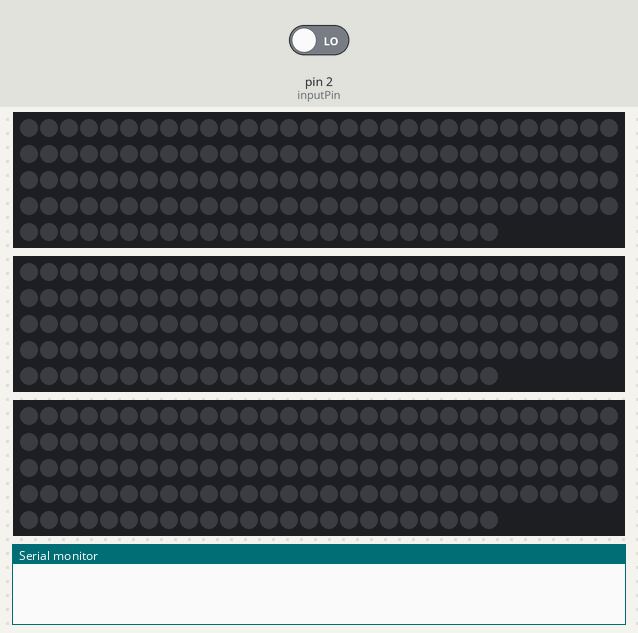
A sketch run on a simulated Arduino Uno, built with avr-gcc and run on an emulated ATmega328P. Parts: 3 × 144 RGB LEDs in strip order, left to right, continuing on the next row, the last lines printed to the serial monitor. The test bench sets the inputs (shaded band); at power-on: pin 2 (inputPin) LOW. Dim RGB values are drawn brighter than linear.

Above: at 1.2 s.
1.3 s: pin 2 (inputPin) driven HIGH
At 1.82 s:
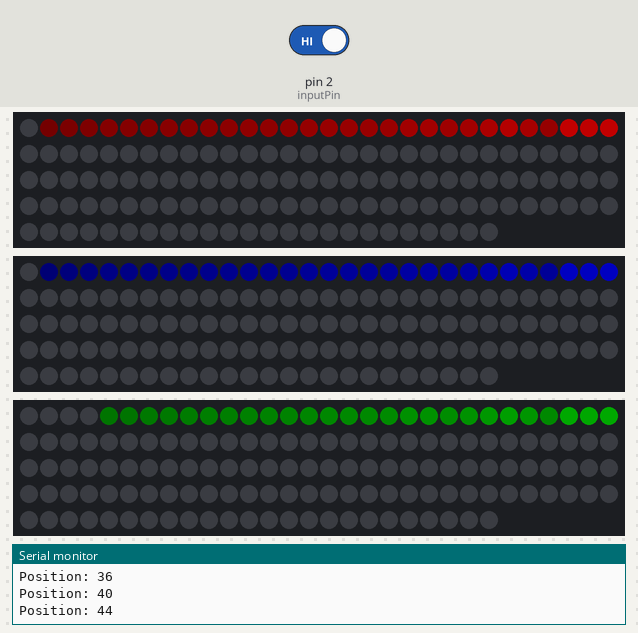
3.8 s: pin 2 (inputPin) driven LOW
At 5.8 s:
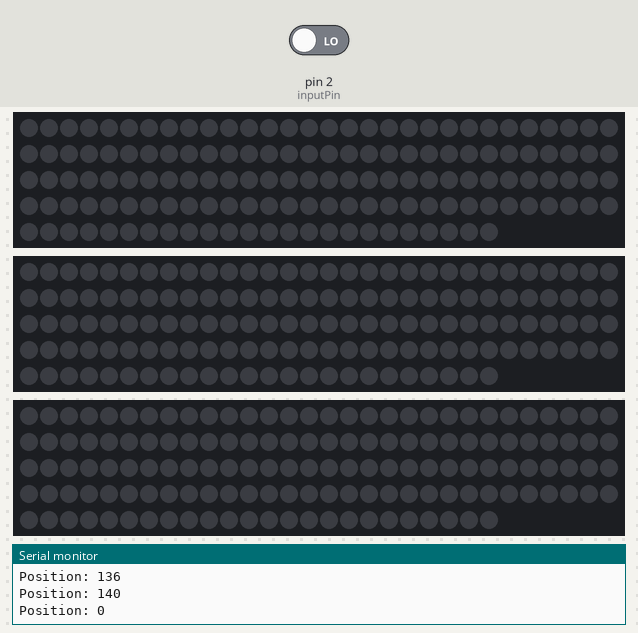
Timing chart, 0 to 7.3 s (numbered marks = the images above; inputs shaded):
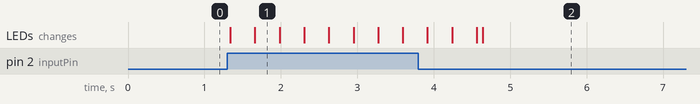

Measured:
- after the input at 1.3 s, the LEDs: first change at once (image 1 shows a later state)
- after the input at 3.8 s, the LEDs: first differ from a run without the input after 0.84 s (image 2)

The sketch:

InputPin2_InSync_Trails.ino
```cpp
#include <FastLED.h>

#define NUM_LEDS 144
#define DATA_PIN 7
#define DATA_PIN2 6
#define DATA_PIN3 5
#define BRIGHTNESS 255

CRGB leds[NUM_LEDS];
CRGB leds2[NUM_LEDS];
CRGB leds3[NUM_LEDS];

// Define the pin numbers
const int inputPin = 2;    // Pin for the digital input (e.g., a button)

uint8_t pos = 0;

void setup() {
  // Initialize LED strips
  FastLED.addLeds<WS2812B, DATA_PIN, GRB>(leds, NUM_LEDS);
  FastLED.addLeds<WS2812B, DATA_PIN2, GRB>(leds2, NUM_LEDS);
  FastLED.addLeds<WS2812B, DATA_PIN3, GRB>(leds3, NUM_LEDS);
  FastLED.setBrightness(BRIGHTNESS);

  // Initialize the input pin
  pinMode(inputPin, INPUT);

  // Start serial communication
  Serial.begin(9600);

  // Clear all LEDs at startup
  FastLED.clear();
  FastLED.show();
}

void loop() {
  // Read the state of the input pin
  int inputState = digitalRead(inputPin);

  if(inputState > 0) {
    // Fade all LEDs slightly
    fadeToBlackBy(leds, NUM_LEDS, 64);
    fadeToBlackBy(leds2, NUM_LEDS, 64);
    fadeToBlackBy(leds3, NUM_LEDS, 64);

    // Define the colors of each strip
    leds[pos] = CRGB::Red;
    leds2[pos] = CRGB::Blue;
    leds3[pos] = CRGB::Green;

    // Blur the entire strips
    blur1d(leds, NUM_LEDS, 172);
    blur1d(leds2, NUM_LEDS, 172);
    blur1d(leds3, NUM_LEDS, 172);

    // Show the updated LEDs
    FastLED.show();

    // Move the position
    pos = (pos + 4) % NUM_LEDS;

    Serial.print("Position: ");
    Serial.println(pos);

    delay(20);
  } else {
    // Continue the current loop at loss of signal.
    if(pos > 0) {
    // Fade all LEDs slightly
    fadeToBlackBy(leds, NUM_LEDS, 64);
    fadeToBlackBy(leds2, NUM_LEDS, 64);
    fadeToBlackBy(leds3, NUM_LEDS, 64);


    leds[pos] = CRGB::Red;
    leds2[pos] = CRGB::Blue;
    leds3[pos] = CRGB::Green;

    // Blur the entire strips
    blur1d(leds, NUM_LEDS, 172);
    blur1d(leds2, NUM_LEDS, 172);
    blur1d(leds3, NUM_LEDS, 172);

    // Show the updated LEDs
    FastLED.show();

    // Move the position of the dot (all strips move together)
    pos = (pos + 4) % NUM_LEDS;

    Serial.print("Position: ");
    Serial.println(pos);

    delay(20);
    }
    else {
      // End the looped display.
      FastLED.clear();
      FastLED.show();
      delay(100);
    }
  }
}
```
